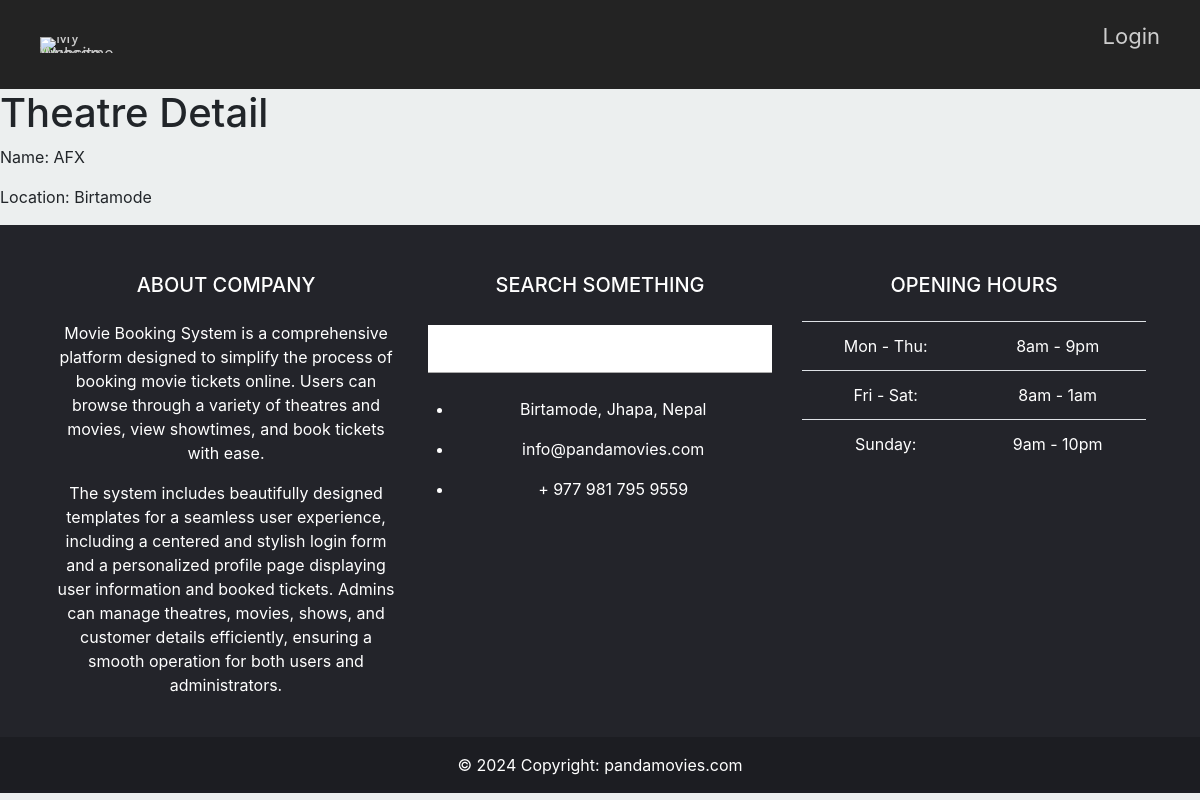
Before: /theatres/1/ with the older database file.
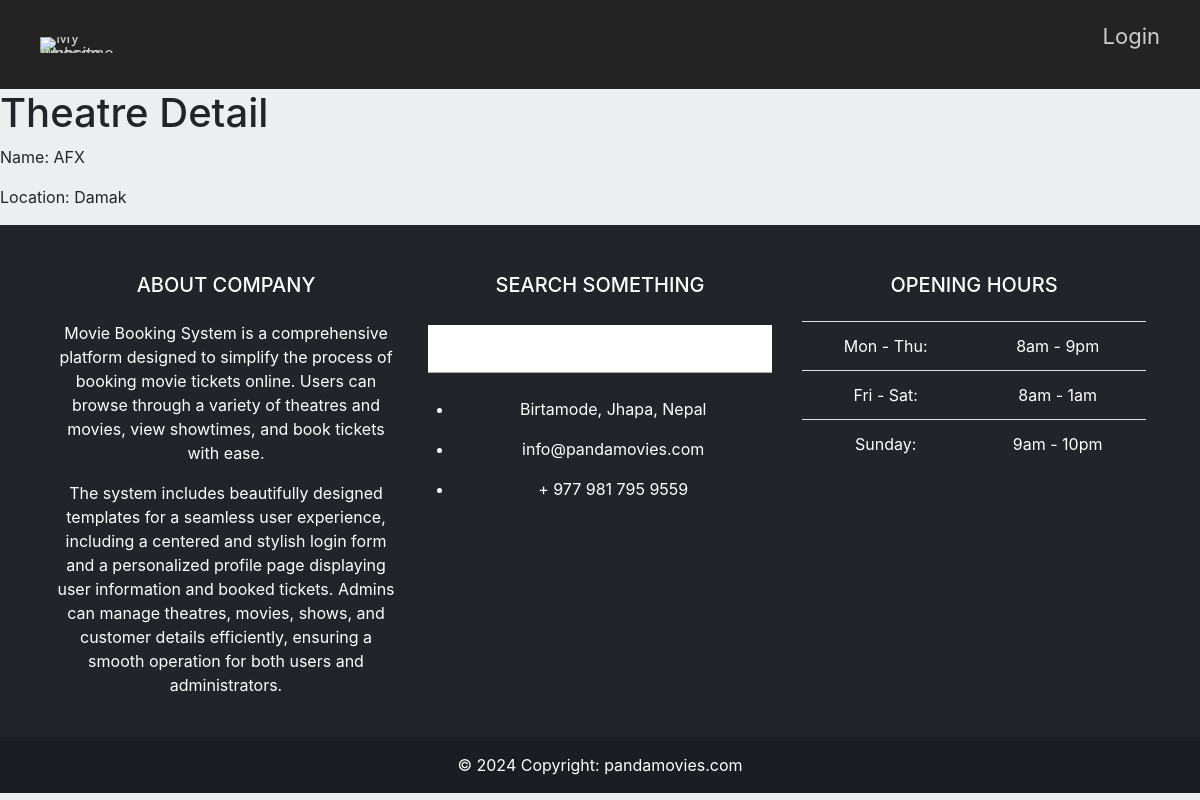
After: the same page with the newer database file.
### app/models.py (models this page shows)
class Theatre(models.Model):
    id = models.AutoField(primary_key=True)
    name = models.CharField(max_length=100)
    location = models.CharField(max_length=100)

### app/views.py (the view)
# urls.py: path('theatres/<int:theatre_id>/', views.theatre_detail, name='theatre_detail'),
def theatre_detail(request, theatre_id):
    theatre = Theatre.objects.get(id=theatre_id)
    return render(request, 'app/theatre_detail.html', {'theatre': theatre})

### app/templates/app/theatre_detail.html
{% extends 'app/base.html' %}
{% block content %}
<h1>Theatre Detail</h1>
<p>Name: {{ theatre.name }}</p>
<p>Location: {{ theatre.location }}</p>
{% endblock %}

Changed rows visible on the page:
changed Theatre "AFX": location "Birtamode" → "Damak"
